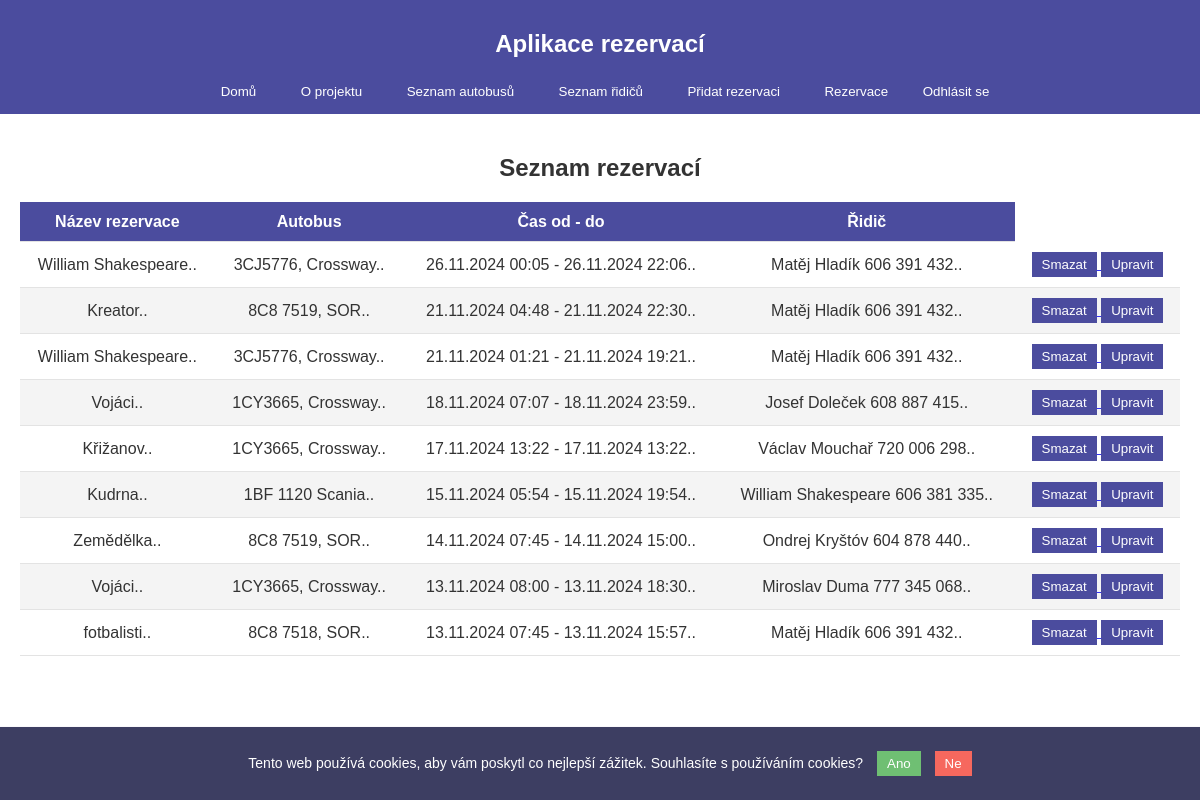
Page /depo/reservations/ (signed in) on the earlier database version.
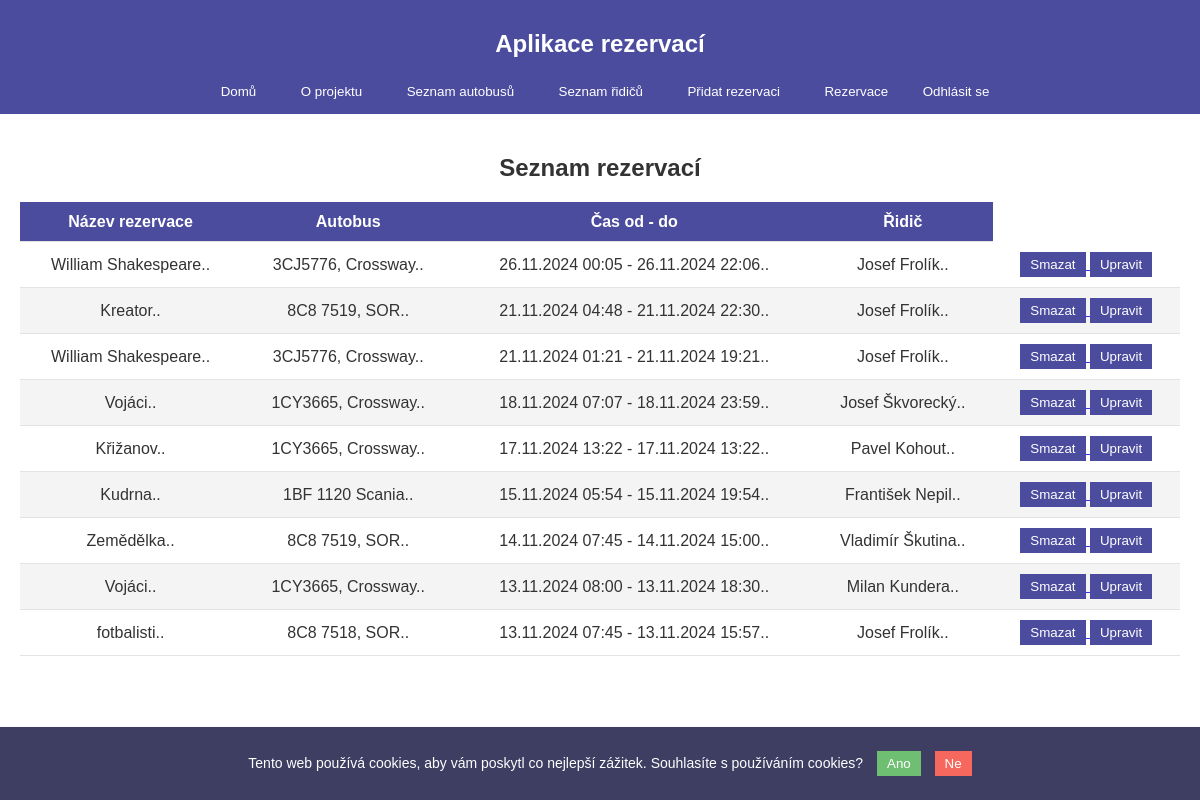
Same page on the later database version.
### depo/models.py (models this page shows, shortened)
class Reservation(models.Model):
    name = models.CharField(max_length=100)  # pro koho se jede
    start_time = models.DateTimeField()  # kdy se začíná
    end_time = models.DateTimeField()    # kdy končí
    bus = models.ForeignKey(Bus, on_delete=models.CASCADE)
    driver = models.ForeignKey(Driver, on_delete=models.CASCADE)

class Driver(models.Model):
    name = models.CharField(max_length=100)
    last_rest_day = models.DateField(default=timezone.now)  # poslední den volna
    is_on_rest = models.BooleanField(default=False)  # Indikace, zda je řidič na volnu
    phone = models.CharField(max_length=15, blank=True, null=True)

class Bus(models.Model):
    name = models.CharField(max_length=100)
    seats = models.CharField(max_length=10)  # např. "45+1"
    is_ready = models.BooleanField(default=True)  # indikace dostupnosti autobusu

### depo/views.py (the view)
# urls.py: path('reservations/', views.reservation_list, name='reservation_list'),
@login_required
def reservation_list(request):
    reservations = Reservation.objects.all().order_by('-start_time')
    return render(request, 'depo/reservation_list.html', {'reservations': reservations})

### depo/context_processors.py (called while the page is built)
def project_version(request):
    return {
        'project_version': settings.PROJECT_VERSION
    }

### depo/templates/depo/reservation_list.html
{% extends "depo/home.html" %}
{% block content %}
<section>
    <h2 style="text-align: center;">Seznam rezervací</h2>
    <table>
        <thead>
            <tr>
                <th>Název rezervace</th>
                <th>Autobus</th>
                <th>Čas od - do</th>
                <th>Řidič</th>
            </tr>
        </thead>
        <tbody>
            {% for reservation in reservations %}
            <tr>
                <td>{{  reservation.name }}..</td>
                <td>{{  reservation.bus.name }}..</td>
                <td>{{  reservation.start_time|date:"d.m.Y H:i"  }} - {{  reservation.end_time|date:"d.m.Y H:i"  }}..</td>
                <td>{{  reservation.driver.name }}.. </td>
                <td>
                    <a href="{% url 'depo:delete_reservation' reservation.id %}" onclick="return confirm('Opravdu chcete tuto rezervaci smazat?');">
                        <button type="button">Smazat</button>
                    </a>
                    <a href="{% url 'depo:update_reservation' reservation.id %}">
                        <button type="button">Upravit</button>
                    </a>
                </td>
            </tr>
            {% endfor %}
        </tbody>
    </table>
</section>
{% endblock %}

Differences in the rows shown:
changed through a linked row, Reservation (number 1 of 9 on the later page): driver.name "Matěj Hladík 606 391 432" → "Josef Frolík"
changed through a linked row, Reservation "Kreator": driver.name "Matěj Hladík 606 391 432" → "Josef Frolík"
changed through a linked row, Reservation (number 3 of 9 on the later page): driver.name "Matěj Hladík 606 391 432" → "Josef Frolík"
changed through a linked row, Reservation: driver.name "Josef Doleček 608 887 415" → "Josef Škvorecký"
changed through a linked row, Reservation "Křižanov": driver.name "Václav Mouchař 720 006 298" → "Pavel Kohout"
changed through a linked row, Reservation "Kudrna": driver.name "William Shakespeare 606 381 335" → "František Nepil"
changed through a linked row, Reservation "Zemědělka": driver.name "Ondrej Kryštóv 604 878 440" → "Vladimír Škutina"
changed through a linked row, Reservation: driver.name "Miroslav Duma 777 345 068" → "Milan Kundera"
changed through a linked row, Reservation "fotbalisti": driver.name "Matěj Hladík 606 391 432" → "Josef Frolík"
